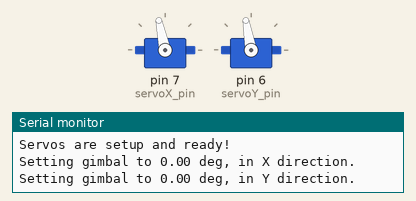
Simulated run of this sketch. Board: Arduino Uno, built with avr-gcc and run on an emulated ATmega328P. Parts: 2 × servo, the last lines printed to the serial monitor. At 17.6 s the program stops and its outputs stay as they are.

Above: at 2.05 s.
At 2.35 s:
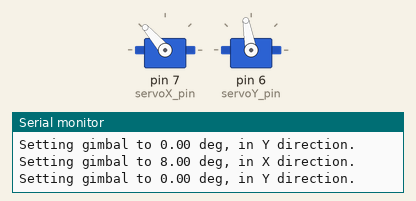
At 2.7 s:
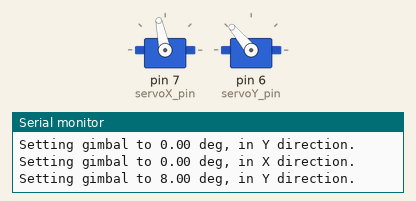
At 3.4 s:
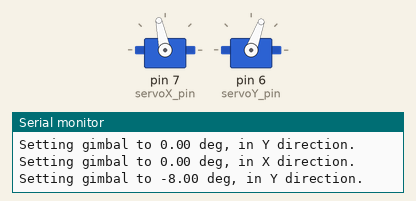
Timing chart, 0 to 5.3 s (numbered marks = the images above):
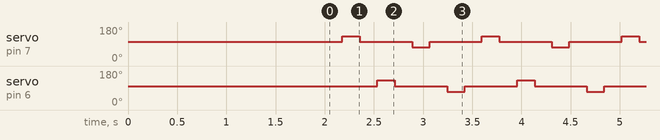

Measured:
- by itself, servo on pin 7 (servoX_pin): repeats every 1.4 s: 102° 0.53 s, 72° 0.18 s, 102° 0.53 s, 131° 0.18 s
- by itself, servo on pin 6 (servoY_pin): repeats every 1.4 s: 100° 0.53 s, 70° 0.18 s, 100° 0.53 s, 130° 0.18 s

The sketch:

Plus_TVC_Pattern.ino
```cpp
#include <Servo.h>

// Initialize Constants
Servo ServoX;
Servo ServoY;
const int servoX_pin = 7;
const int servoY_pin = 6;
const int servoX_center = 1630;
const int servoY_center = 1610;
const float servoX_linkageR = 40.881; //us
const float servoY_linkageR = 41.247; //us

// Setup
void setup() {
  // Begin Serial Monitor
  Serial.begin(115200);
  Serial.println("Setting up Servos");

  //Attach and center servos
  ServoX.attach(servoX_pin,500,2500);
  ServoY.attach(servoY_pin,500,2500);
  ServoX.writeMicroseconds(servoX_center);
  ServoY.writeMicroseconds(servoY_center);

  Serial.println("Servos are setup and ready!");
  delay(2000);
}

void setXservo(int microsec){
  float gimbal_ang = (microsec - servoX_center)/(servoX_linkageR);
  Serial.println("Setting gimbal to " + String(gimbal_ang) + " deg, in X direction.");;
  ServoX.writeMicroseconds(microsec);
}

void setYservo(int microsec){
  float gimbal_ang = (microsec - servoY_center)/(servoY_linkageR);
  Serial.println("Setting gimbal to " + String(gimbal_ang) + " deg, in Y direction.");;
  ServoY.writeMicroseconds(microsec);
}

// Main loop
void loop() {
  float t = millis();

  // Step 1 (0,0)
  setXservo(servoX_center);
  setYservo(servoY_center);
  //Serial.print(", " + String(t) + " ms");
  delay(175);

  // Step 2 (8,0)
  setXservo(servoX_center + 327);
  setYservo(servoY_center);
  delay(175);

  // Step 3 (0,0)
  setXservo(servoX_center);
  setYservo(servoY_center);
  delay(175);

  // Step 4 (0,8)
  setXservo(servoX_center);
  setYservo(servoY_center + 330);
  delay(175);

  // Step 5 (0,0)
  setXservo(servoX_center);
  setYservo(servoY_center);
  delay(175);

  // Step 6 (-8,0)
  setXservo(servoX_center - 327);
  setYservo(servoY_center);
  delay(175);

  // Step 7 (0,0)
  setXservo(servoX_center);
  setYservo(servoY_center);
  delay(175);

  // Step 8 (0,-8)
  setXservo(servoX_center);
  setYservo(servoY_center - 330);
  delay(175);

  if(t > 15000){
    ServoX.writeMicroseconds(servoX_center);
    ServoY.writeMicroseconds(servoY_center);
    while(1){};
  }

  //Start loop over

}
```
